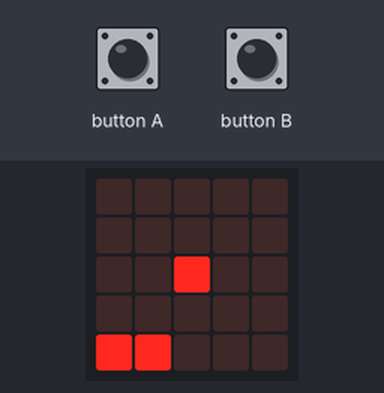
Recording of a program running on a simulated Calliope mini (MakeCode). Shown: the board's 5×5 LED display. The test bench sets the inputs (shaded band).

Above: at 1.6 s.
1.7 s: button B pressed for 0.15 s
At 2.8 s:
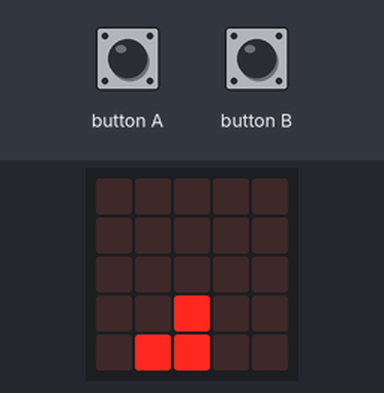
4.8 s: button A pressed for 0.15 s
At 6.3 s:
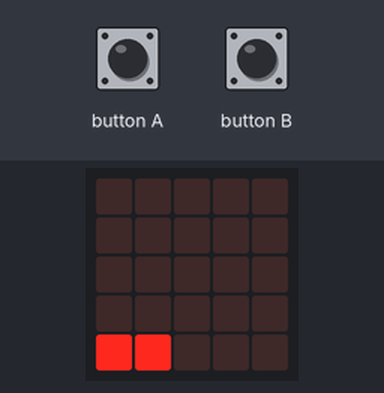
7.5 s: button B pressed for 0.15 s
At 8.1 s:
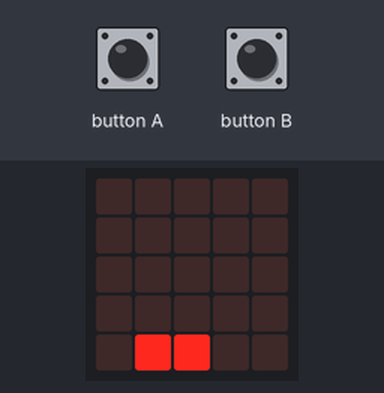
9.1 s: button B pressed for 0.15 s
At 10.4 s:
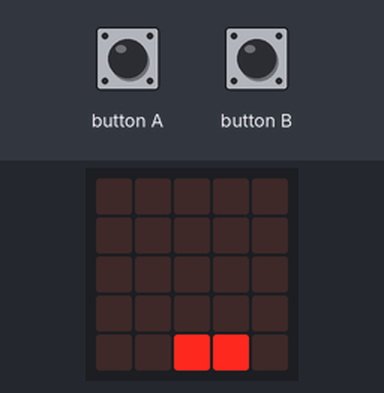
10.7 s: button B pressed for 0.15 s
At 11.7 s:
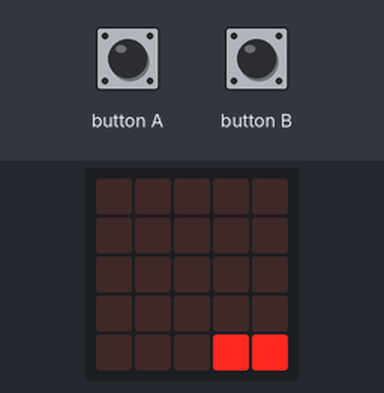
Timing chart, 0 to 13.3 s (numbered marks = the images above; inputs shaded):
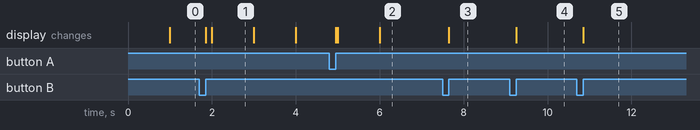

The program:

main.ts
```typescript
input.onButtonEvent(Button.A, input.buttonEventClick(), function () {
    led.unplot(x, 4)
    led.unplot(x1, 4)
    x += -1
    x1 += -1
    if (x < 0) {
        x = 0
        x1 = 1
    }
    led.plot(x, 4)
    led.plot(x1, 4)
})
input.onButtonEvent(Button.B, input.buttonEventClick(), function () {
    led.unplot(x, 4)
    led.unplot(x1, 4)
    x += 1
    x1 += 1
    if (x > 3) {
        x = 3
        x1 = 4
    }
    led.plot(x, 4)
    led.plot(x1, 4)
})
let by = 0
let x1 = 0
let x = 0
let bx1 = 0
let by1 = 1
let sx = 0
x = 0
x1 = 1
let bx = 2
let sy = 1000
let S = sx + sy
led.plot(bx, by)
led.plot(x, 4)
led.plot(x1, 4)
loops.everyInterval(S, function () {
    led.plot(bx, by)
    led.unplot(bx, by)
    S += -100
    bx += bx1
    by += by1
    if ((by1 == x - 1 || by1 == x1 - 1) && (bx == x || bx == x1)) {
        bx1 = bx1 * -1
        by1 = by1 * -1
    }
    led.plot(bx, by)
})
```

test.ts
```typescript
// Hier kann man Tests durchführen; diese Datei wird nicht kompiliert, wenn dieses Paket als Erweiterung verwendet wird.
```

Measured:
- after the input at 1.7 s, the display: first changes after 0.15 s (image 1 shows a later state)
- after the input at 4.8 s, the display: first changes after 0.15 s (image 2 shows a later state)
- after the input at 7.5 s, the display: changes after 0.15 s (image 3)
- after the input at 9.1 s, the display: changes after 0.15 s (image 4)
- after the input at 10.7 s, the display: changes after 0.15 s (image 5)
- what the display in image 1 shows lasts 1.0 s, from 2.0 s to 3.0 s
